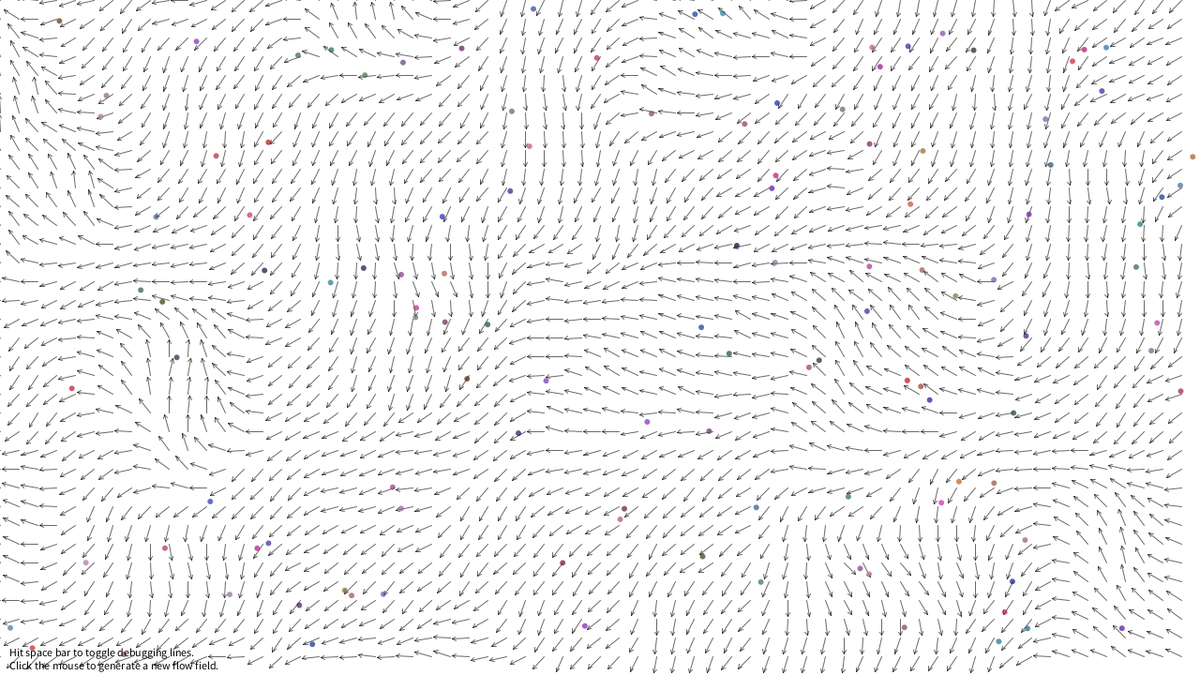
Frame 1 (no input)
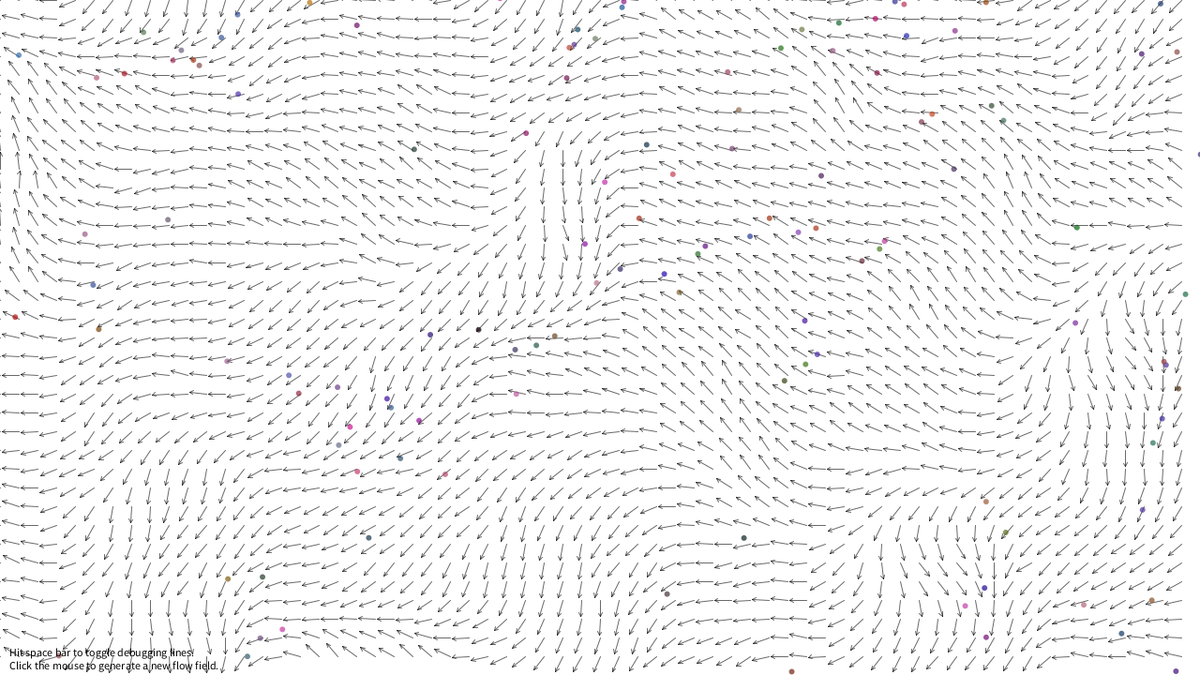
Frame 60 (the mouse pressed at the canvas centre just before this capture)
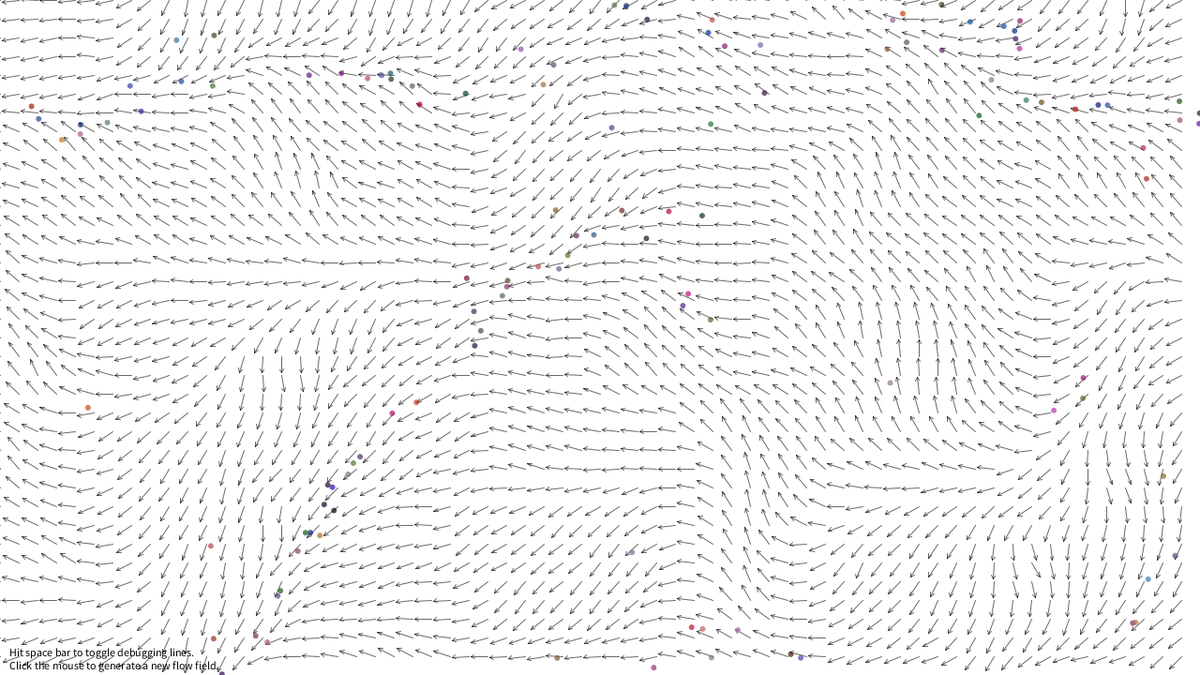
Frame 120 (the mouse held since frame 60 and released just before this capture)

The Processing sketch that drew these frames (run headless with seeded random() and noise(); from frame 60 on, the mouse is pressed at the canvas centre):

// Processing sketch: perlin_noise_flow_field
// ── perlin_noise_flow_field.pde
/*
 ITP Unconference Generative Algorithm Workshop by Liu Chang
 1.18.2017 @ITP Unconference, New York
 
 Below is a code example for the exercise section. 
 Modified by Daniel Shiffman's Nature of Code's example
 Only for education purpose.
 
 Workshop Repo: github.com/CICILIU/Generative-Algorithm-with-Video-Feed
 Website: www.liuchang.work/
 
 */

// Using this variable to decide whether to draw all the stuff
boolean debug = true;

// Flowfield object
FlowField flowfield;
// An ArrayList of vehicles
ArrayList<Vehicle> vehicles;

void setup() {
  size(1280, 720);

  // Make a new flow field with "resolution" of 16
  flowfield = new FlowField(20);
  vehicles = new ArrayList<Vehicle>();

  // Make a whole bunch of vehicles with random maxspeed and maxforce values
  for (int i = 0; i < 120; i++) {
    vehicles.add(new Vehicle(new PVector(random(width), random(height)), random(2, 5), random(0.1, 0.5)));
  }
}

void draw() {


  background(255);
  flowfield.update();

  // Display the flowfield in "debug" mode
  if (debug) flowfield.display();
  // Tell all the vehicles to follow the flow field
  for (Vehicle v : vehicles) {
    v.follow(flowfield);
    v.run();
  }

  // Instructions
  fill(0);
  text("Hit space bar to toggle debugging lines.\nClick the mouse to generate a new flow field.", 10, height-20);
}


void keyPressed() {
  if (key == ' ') {
    debug = !debug;
  }
}
// ── FlowField.pde
// The Nature of Code
// Daniel Shiffman
// http://natureofcode.com

// Flow Field Following

class FlowField {

  // A flow field is a two dimensional array of PVectors
  PVector[][] field;
  int cols, rows; // Columns and Rows
  int resolution; // How large is each "cell" of the flow field

  float zoff = 0.0; // 3rd dimension of noise
  
  FlowField(int r) {
    resolution = r;
    // Determine the number of columns and rows based on sketch's width and height
    cols = width/resolution;
    rows = height/resolution;
    field = new PVector[cols][rows];
    update();
  }

  void update() {
    float xoff = 0;
    for (int i = 0; i < cols; i++) {
      float yoff = 0;
      for (int j = 0; j < rows; j++) {
        float theta = map(noise(xoff,yoff,zoff),0,1,0,TWO_PI);
        // Make a vector from an angle
        field[i][j] = PVector.fromAngle(theta);
        yoff += 0.1;
      }
      xoff += 0.1;
    }
    // Animate by changing 3rd dimension of noise every frame
    zoff += 0.01;
  }

  // Draw every vector
  void display() {
    for (int i = 0; i < cols; i++) {
      for (int j = 0; j < rows; j++) {
        drawVector(field[i][j],i*resolution,j*resolution,resolution-2);
      }
    }

  }

  // Renders a vector object 'v' as an arrow and a location 'x,y'
  void drawVector(PVector v, float x, float y, float scayl) {
    pushMatrix();
    float arrowsize = 4;
    // Translate to location to render vector
    translate(x,y);
    stroke(0,150);
    // Call vector heading function to get direction (note that pointing up is a heading of 0) and rotate
    rotate(v.heading2D());
    // Calculate length of vector & scale it to be bigger or smaller if necessary
    float len = v.mag()*scayl;
    // Draw three lines to make an arrow (draw pointing up since we've rotate to the proper direction)
    line(0,0,len,0);
    line(len,0,len-arrowsize,+arrowsize/2);
    line(len,0,len-arrowsize,-arrowsize/2);
    popMatrix();
  }

  PVector lookup(PVector lookup) {
    int column = int(constrain(lookup.x/resolution,0,cols-1));
    int row = int(constrain(lookup.y/resolution,0,rows-1));
    return field[column][row].get();
  }


}
// ── Vehicle.pde
// The Nature of Code
// Daniel Shiffman
// http://natureofcode.com

// Flow Field Following

class Vehicle {

  // The usual stuff
  PVector location;
  PVector velocity;
  PVector acceleration;
  float r;
  float maxforce;    // Maximum steering force
  float maxspeed;    // Maximum speed
  color c;

    Vehicle(PVector l, float ms, float mf) {
    location = l.get();
    r = 3.0;
    maxspeed = ms;
    maxforce = mf;
    acceleration = new PVector(0,0);
    velocity = new PVector(0,0);
  }

  public void run() {
    update();
    borders();
    display();
  }


  // Implementing Reynolds' flow field following algorithm
  // http://www.red3d.com/cwr/steer/FlowFollow.html
  void follow(FlowField flow) {
    // What is the vector at that spot in the flow field?
    PVector desired = flow.lookup(location);
    // Scale it up by maxspeed
    desired.mult(maxspeed);
    // Steering is desired minus velocity
    PVector steer = PVector.sub(desired, velocity);
    steer.limit(maxforce);  // Limit to maximum steering force
    applyForce(steer);
  }

  void applyForce(PVector force) {
    // We could add mass here if we want A = F / M
    acceleration.add(force);
  }

  // Method to update location
  void update() {
    // Update velocity
    velocity.add(acceleration);
    // Limit speed
    velocity.limit(maxspeed);
    location.add(velocity);
    // Reset accelertion to 0 each cycle
    acceleration.mult(0);
  }

  void display() {
    
    // Draw a triangle rotated in the direction of velocity
    float theta = velocity.heading2D() + radians(90);
    fill(random(0,200),random(0,120),random(0,180),175);
    noStroke();
    //stroke(0);
    pushMatrix();
    translate(location.x,location.y);
    rotate(theta);
    //beginShape(TRIANGLES);
    //vertex(0, -r*2);
    //vertex(-r, r*2);
    //vertex(r, r*2);
    ellipse(0,0,r*2,r*2);
    //endShape();
    popMatrix();
  }

  // Wraparound
  void borders() {
    if (location.x < -r) location.x = width+r;
    if (location.y < -r) location.y = height+r;
    if (location.x > width+r) location.x = -r;
    if (location.y > height+r) location.y = -r;
  }
}
